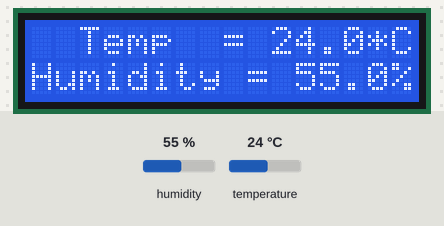
The program below on a simulated Raspberry Pi (BCM pin numbers). Parts: 16×2 character LCD. Inputs (shaded band) come from the test bench; at power-on: humidity 55 %, temperature 24 °C.

Above: at 4.2 s.
4.3 s: humidity set to 22 %
At 6.0 s:
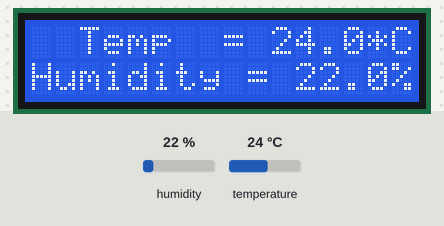
7.1 s: temperature set to 12 °C
At 8.8 s:
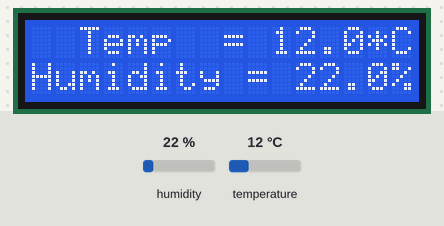
9.9 s: humidity set to 40 %
At 12.2 s:
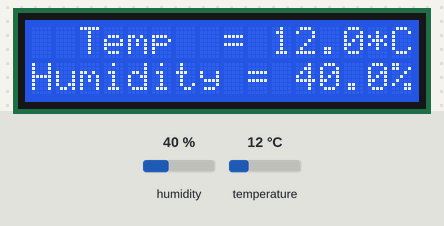
13.3 s: temperature set to 19 °C
At 15.2 s:
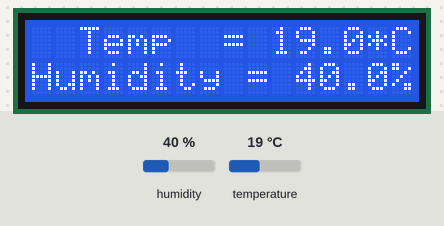
Timing chart, 0 to 16.7 s (numbered marks = the images above; inputs shaded):
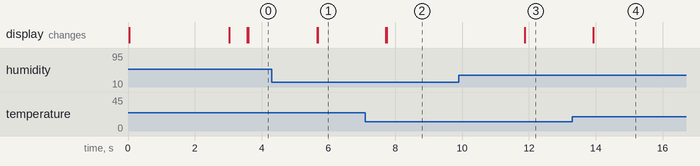

Measured:
- after the input at 4.3 s, the display: first changes after 1.4 s (image 1 shows a later state)
- after the input at 7.1 s, the display: first changes after 0.61 s (image 2 shows a later state)
- after the input at 9.9 s, the display: first changes after 2.0 s (image 3 shows a later state)
- after the input at 13.3 s, the display: changes after 0.62 s (image 4)

The program:

humprint.py
```python
#file to print humidity onto LCD screen
import time
import board
import digitalio
import adafruit_character_lcd.character_lcd as characterlcd
import Adafruit_DHT

#Rpi pin setup
lcd_rs = digitalio.DigitalInOut(board.D26)
lcd_en = digitalio.DigitalInOut(board.D19)
lcd_d4 = digitalio.DigitalInOut(board.D13)
lcd_d5 = digitalio.DigitalInOut(board.D6)
lcd_d6 = digitalio.DigitalInOut(board.D5)
lcd_d7 = digitalio.DigitalInOut(board.D11)
lcd_backlight = digitalio.DigitalInOut(board.D11)

#Define LCD column and row size
lcd_columns = 16
lcd_rows = 2

#define DHT sensor variables
DHT_SENSOR = Adafruit_DHT.DHT22
DHT_PIN = 4


#initialize LCD screen with variables
lcd = characterlcd.Character_LCD_Mono(lcd_rs, lcd_en, lcd_d4, lcd_d5, lcd_d6, lcd_d7, lcd_columns, lcd_rows, lcd_backlight)

#start humidity loop and hopefully print to LCD
lcd.message = '     Hello\n     World!'
time.sleep(3.0)
lcd.clear()

while True:
	humidity, temperature = Adafruit_DHT.read_retry(DHT_SENSOR, DHT_PIN)

	#lcd.clear()
	if humidity is not None and temperature is not None and humidity <= 100:
		#print("Temp={0:0.1f}*C Humidity={1:0.1f}%".format(temperature, humidity))
		lcd.message = "  Temp  = {0:0.1f}*C\nHumidity = {1:0.1f}%".format(temperature, humidity)
	else:
		lcd.clear()
		#print("Failed to retrieve data from the humidity sensor :(")
		lcd.message = "Failed :("
	time.sleep(1.5)

#can uncomment last two lines to print temperature and humidity to the command line
#DHT sensor can only read every 1.5 seconds, any faster will cause misreads and errors
```
